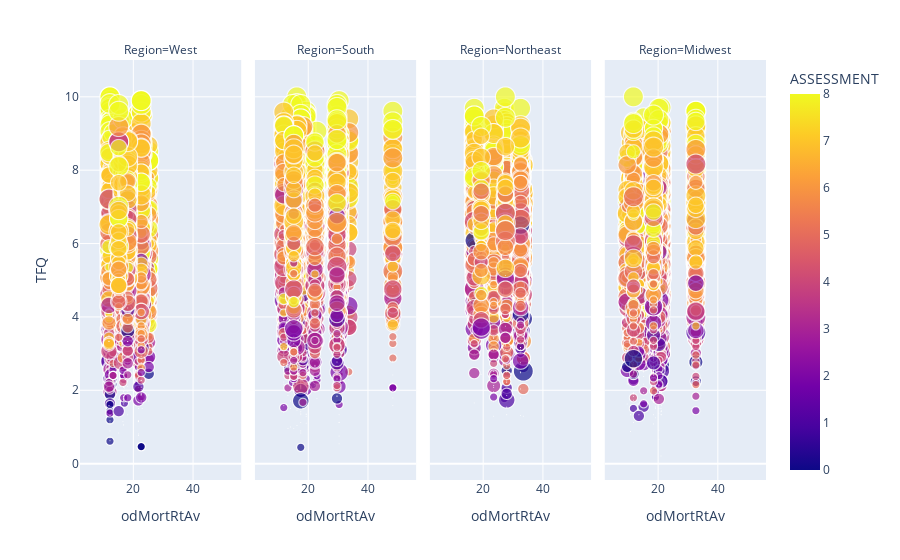

The notebook cell saved with this chart:
### Code cell
fig = px.scatter(df, x='odMortRtAv', y='TFQ', color='ASSESSMENT', size='RECOVERY',
                facet_col='Region', facet_col_wrap=4)
fig.show()

### Figure 1 — Plotly figure (JSON) as saved in the notebook; plotly's stock layout.template omitted (floating-point values rounded to 4 significant figures; data arrays with more than 128 entries replaced by an {"elided": "..."} marker saying what was removed)
{"data": [{"hovertemplate": "Region=West<br>odMortRtAv=%{x}<br>TFQ=%{y}<br>RECOVERY=%{marker.size}<br>ASSESSMENT=%{marker.color}<extra></extra>", "legendgroup": "", "marker": {"color": {"elided": "4447 int values"}, "coloraxis": "coloraxis", "size": {"elided": "4447 int values"}, "sizemode": "area", "sizeref": 0.015, "symbol": "circle"}, "mode": "markers", "name": "", "showlegend": false, "type": "scattergl", "x": {"elided": "4447 float values"}, "xaxis": "x", "y": {"elided": "4447 float values"}, "yaxis": "y"}, {"hovertemplate": "Region=South<br>odMortRtAv=%{x}<br>TFQ=%{y}<br>RECOVERY=%{marker.size}<br>ASSESSMENT=%{marker.color}<extra></extra>", "legendgroup": "", "marker": {"color": {"elided": "4757 int values"}, "coloraxis": "coloraxis", "size": {"elided": "4757 int values"}, "sizemode": "area", "sizeref": 0.015, "symbol": "circle"}, "mode": "markers", "name": "", "showlegend": false, "type": "scattergl", "x": {"elided": "4757 float values"}, "xaxis": "x2", "y": {"elided": "4757 float values"}, "yaxis": "y2"}, {"hovertemplate": "Region=Northeast<br>odMortRtAv=%{x}<br>TFQ=%{y}<br>RECOVERY=%{marker.size}<br>ASSESSMENT=%{marker.color}<extra></extra>", "legendgroup": "", "marker": {"color": {"elided": "2951 int values"}, "coloraxis": "coloraxis", "size": {"elided": "2951 int values"}, "sizemode": "area", "sizeref": 0.015, "symbol": "circle"}, "mode": "markers", "name": "", "showlegend": false, "type": "scattergl", "x": {"elided": "2951 float values"}, "xaxis": "x3", "y": {"elided": "2951 float values"}, "yaxis": "y3"}, {"hovertemplate": "Region=Midwest<br>odMortRtAv=%{x}<br>TFQ=%{y}<br>RECOVERY=%{marker.size}<br>ASSESSMENT=%{marker.color}<extra></extra>", "legendgroup": "", "marker": {"color": {"elided": "3800 int values"}, "coloraxis": "coloraxis", "size": {"elided": "3800 int values"}, "sizemode": "area", "sizeref": 0.015, "symbol": "circle"}, "mode": "markers", "name": "", "showlegend": false, "type": "scattergl", "x": {"elided": "3800 float values"}, "xaxis": "x4", "y": {"elided": "3800 float values"}, "yaxis": "y4"}], "layout": {"annotations": [{"font": {}, "showarrow": false, "text": "Region=West", "x": 0.1175, "xanchor": "center", "xref": "paper", "y": 1, "yanchor": "bottom", "yref": "paper"}, {"font": {}, "showarrow": false, "text": "Region=South", "x": 0.3725, "xanchor": "center", "xref": "paper", "y": 1, "yanchor": "bottom", "yref": "paper"}, {"font": {}, "showarrow": false, "text": "Region=Northeast", "x": 0.6275, "xanchor": "center", "xref": "paper", "y": 1, "yanchor": "bottom", "yref": "paper"}, {"font": {}, "showarrow": false, "text": "Region=Midwest", "x": 0.8825, "xanchor": "center", "xref": "paper", "y": 1, "yanchor": "bottom", "yref": "paper"}], "autosize": true, "coloraxis": {"colorbar": {"title": {"text": "ASSESSMENT"}}, "colorscale": [[0, "#0d0887"], [0.1111, "#46039f"], [0.2222, "#7201a8"], [0.3333, "#9c179e"], [0.4444, "#bd3786"], [0.5556, "#d8576b"], [0.6667, "#ed7953"], [0.7778, "#fb9f3a"], [0.8889, "#fdca26"], [1, "#f0f921"]]}, "legend": {"itemsizing": "constant", "tracegroupgap": 0}, "margin": {"t": 60}, "xaxis": {"anchor": "y", "autorange": true, "domain": [0, 0.235], "range": [-30.52, 88.79], "title": {"text": "odMortRtAv"}, "type": "linear"}, "xaxis2": {"anchor": "y2", "autorange": true, "domain": [0.255, 0.49], "matches": "x", "range": [-30.52, 88.79], "title": {"text": "odMortRtAv"}, "type": "linear"}, "xaxis3": {"anchor": "y3", "autorange": true, "domain": [0.51, 0.745], "matches": "x", "range": [-30.52, 88.79], "title": {"text": "odMortRtAv"}, "type": "linear"}, "xaxis4": {"anchor": "y4", "autorange": true, "domain": [0.765, 1.0], "matches": "x", "range": [-30.52, 88.79], "title": {"text": "odMortRtAv"}, "type": "linear"}, "yaxis": {"anchor": "x", "autorange": true, "domain": [0, 1], "range": [-0.5567, 11.47], "title": {"text": "TFQ"}, "type": "linear"}, "yaxis2": {"anchor": "x2", "autorange": true, "domain": [0, 1], "matches": "y", "range": [-0.5567, 11.47], "showticklabels": false, "type": "linear"}, "yaxis3": {"anchor": "x3", "autorange": true, "domain": [0, 1], "matches": "y", "range": [-0.5567, 11.47], "showticklabels": false, "type": "linear"}, "yaxis4": {"anchor": "x4", "autorange": true, "domain": [0, 1], "matches": "y", "range": [-0.5567, 11.47], "showticklabels": false, "type": "linear"}}}
